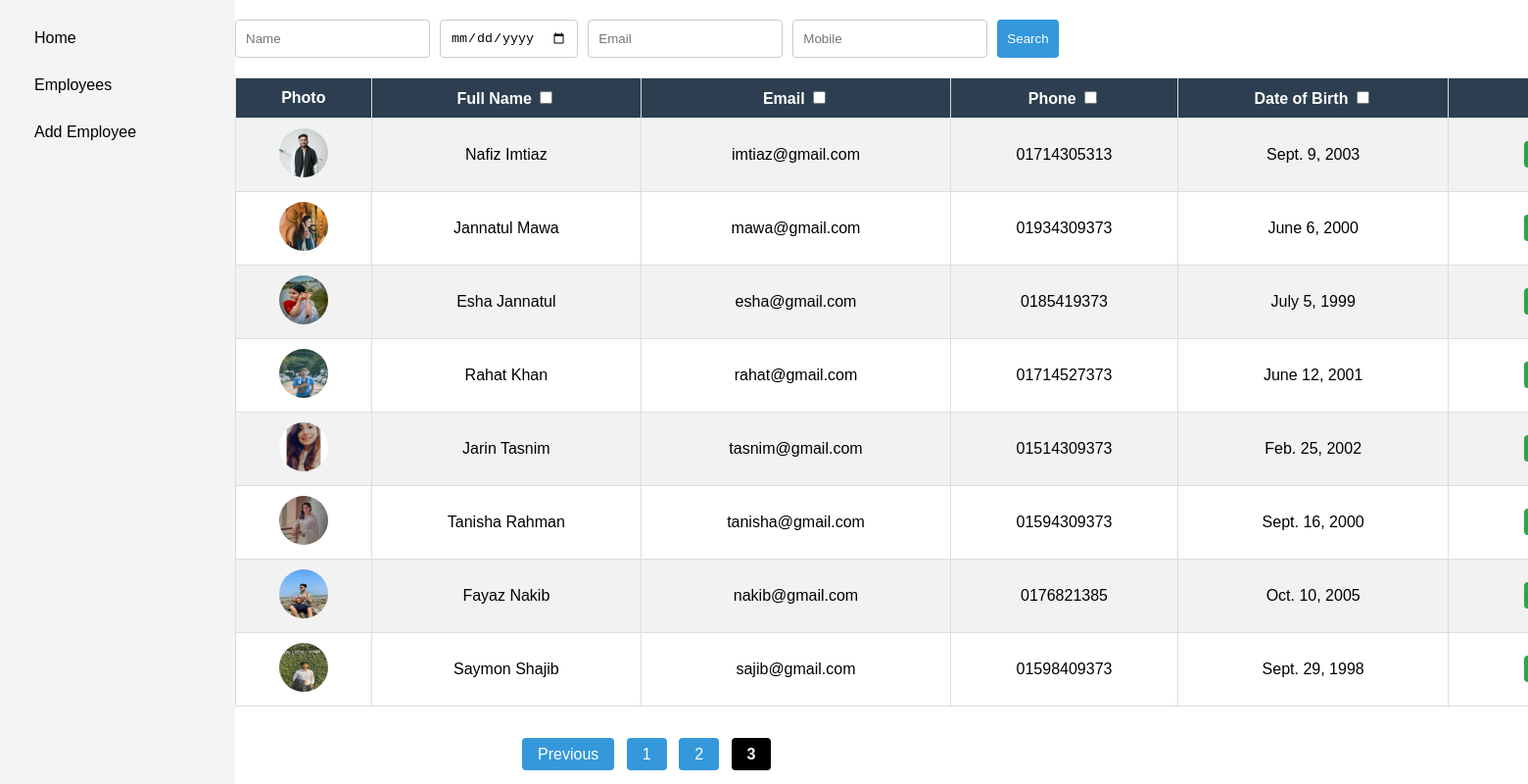
The page /employees/?page=3&name=&dob=&email=&mobile= on the database its author committed.
### employees/models.py (models this page shows, shortened)
class Employee(models.Model):
    first_name = models.CharField(max_length=50)
    last_name = models.CharField(max_length=50)
    email = models.EmailField()
    mobile = models.CharField(max_length=15)
    dob = models.DateField()
    photo = models.ImageField(default='default.jpg', upload_to='employee_photos/')

### employees/views.py (the view)
# urls.py: path('employees/', views.employee_list, name='employee_list'),
def employee_list(request):
    name = request.GET.get('name', '')
    email = request.GET.get('email', '')
    dob = request.GET.get('dob', '')
    mobile = request.GET.get('mobile', '')
    sort_by = request.GET.get('sort_by', None)  # No default sorting
    query = Q()
    if name:
        query &= Q(first_name__icontains=name) | Q(last_name__icontains=name)
    if email:
        query &= Q(email__icontains=email)
    if dob:
        query &= Q(dob=dob)  # Exact match for date of birth
    if mobile:
        query &= Q(mobile=mobile)  # Exact match for mobile number
    if sort_by:
        employees = Employee.objects.filter(query).order_by(sort_by)
    else:
        employees = Employee.objects.filter(query).order_by('id')  # Default order of adding employees is employee id
    paginator = Paginator(employees, 10)
    page = request.GET.get('page')
    employees_page = paginator.get_page(page)
    no_employee_found = not employees.exists()
    return render(request, 'employee_list.html', {
        'employees': employees_page,
        'no_employee_found': no_employee_found,
        'name': name,
        'email': email,
        'dob': dob,
        'mobile': mobile,
        'sort_by': sort_by,  # Pass the sort_by value to the template
    })

### employees/templates/employee_list.html (shortened to what this page needs)
{% extends 'base.html' %}
{% load static %}
{% block content %}
    <link rel="stylesheet" href="{% static 'css/employee_list.css' %}">
    <form method="GET" action="{% url 'employee_list' %}" id="searchForm" class="search-form">
        <input type="text" name="name" placeholder="Name" value="{{ name }}">
        <input type="date" name="dob" placeholder="Date of Birth" value="{{ dob }}" id="dobField">
        <input type="text" name="email" placeholder="Email" value="{{ email }}">
        <input type="text" name="mobile" placeholder="Mobile" value="{{ mobile }}">
        <button type="submit">Search</button>
    </form>
    {% if no_employee_found %}
        <h1><br>No Employee Found With This Result<br></h1>
    {% else %}
        <form method="GET" action="{% url 'employee_list' %}" id="sortForm">
            <table class="employee-table">
                <tr>
                    <th>Photo</th>
                    <th>Full Name
                        <input type="checkbox" name="sort_by" value="first_name" onclick="checkOnly(this);" {% if sort_by == 'first_name' %}checked{% endif %}>
                    </th>
                    <th>Email
                        <input type="checkbox" name="sort_by" value="email" onclick="checkOnly(this);" {% if sort_by == 'email' %}checked{% endif %}>
                    </th>
                    <th>Phone
                        <input type="checkbox" name="sort_by" value="mobile" onclick="checkOnly(this);" {% if sort_by == 'mobile' %}checked{% endif %}>
                    </th>
                    <th>Date of Birth
                        <input type="checkbox" name="sort_by" value="dob" onclick="checkOnly(this);" {% if sort_by == 'dob' %}checked{% endif %}>
                    </th>
                    <th>Actions</th>
                </tr>
                {% for employee in employees %}
                <tr>
                    <td>
                        {% if employee.photo %}
                            <img src="{{ employee.photo.url }}" width="50" height="50" class="employee-photo">
                        {% else %}
                            <span>No image available</span>
                        {% endif %}
                    </td>
                    <td>{{ employee.first_name }} {{ employee.last_name }}</td>
                    <td>{{ employee.email }}</td>
                    <td>{{ employee.mobile }}</td>
                    <td>{{ employee.dob }}</td>
                    <td class="actions">
                        <a href="{% url 'edit_employee' employee.pk %}" class="btn-edit">Edit</a> |
                    </td>
                </tr>
                {% endfor %}
            </table>
        </form>
    {% endif %}
    <div class="pagination">
        {% if employees.has_previous %}
            <a href="?page={{ employees.previous_page_number }}&name={{ name }}&dob={{ dob }}&email={{ email }}&mobile={{ mobile }}">Previous</a>
        {% endif %}
        {% for num in employees.paginator.page_range %}
            {% if employees.number == num %}
                <strong>{{ num }}</strong>
            {% elif num > employees.number|add:-3 and num < employees.number|add:3 %}
                <a href="?page={{ num }}&name={{ name }}&dob={{ dob }}&email={{ email }}&mobile={{ mobile }}">{{ num }}</a>
            {% endif %}
        {% endfor %}
    </div>
{% endblock %}

### static/css/employee_list.css (style rules this page uses)
body { font-family: Arial, sans-serif; background-color: #white; }
.search-form { display: flex; gap: 10px; margin-bottom: 20px; }
.search-form input, .search-form button { padding: 10px; border: 1px solid #ccc; border-radius: 4px; }
.search-form button { background-color: #3498db; color: white; border: none; cursor: pointer; }
.employee-table { width: 180%; border-collapse: collapse; margin-top: 20px; }
.employee-table th, .employee-table td { border: 1px solid #ddd; padding: 10px; text-align: center; }
.employee-table th { background-color: #2c3e50; color: white; }
.employee-table td img.employee-photo { border-radius: 50%; }
.employee-table tr:nth-child(even) { background-color: #f2f2f2; }
.actions .btn-edit { background-color: #28a745; color: white; padding: 5px 10px; text-decoration: none; border-radius: 4px; }
.pagination { margin-top: 40px; text-align: center; }
.pagination a { padding: 8px 16px; text-decoration: none; background-color: #3498db; color: white; margin: 4px; border-radius: 4px; }
.pagination strong { padding: 8px 16px; margin: 4px; background-color: black; color: white; border-radius: 4px; }

### employees/templates/base.html (style rules this page uses)
body { display: flex; margin: 0; font-family: Arial, sans-serif; }

### rows shown on the page
Employee: photo (picture), first_name "Nafiz", last_name "Imtiaz", email "imtiaz@gmail.com", mobile "01714305313", dob "Sept. 9, 2003"
Employee: photo (picture), first_name "Jannatul", last_name "Mawa", email "mawa@gmail.com", mobile "01934309373", dob "June 6, 2000"
Employee: photo (picture), first_name "Esha", last_name "Jannatul", email "esha@gmail.com", mobile "0185419373", dob "July 5, 1999"
Employee: photo (picture), first_name "Rahat", last_name "Khan", email "rahat@gmail.com", mobile "01714527373", dob "June 12, 2001"
Employee: photo (picture), first_name "Jarin", last_name "Tasnim", email "tasnim@gmail.com", mobile "01514309373", dob "Feb. 25, 2002"
Employee: photo (picture), first_name "Tanisha", last_name "Rahman", email "tanisha@gmail.com", mobile "01594309373", dob "Sept. 16, 2000"
Employee: photo (picture), first_name "Fayaz", last_name "Nakib", email "nakib@gmail.com", mobile "0176821385", dob "Oct. 10, 2005"
Employee: photo (picture), first_name "Saymon", last_name "Shajib", email "sajib@gmail.com", mobile "01598409373", dob "Sept. 29, 1998"

### other values the page prints
{{ num }} "1" "2"
{{ num }} "3"
